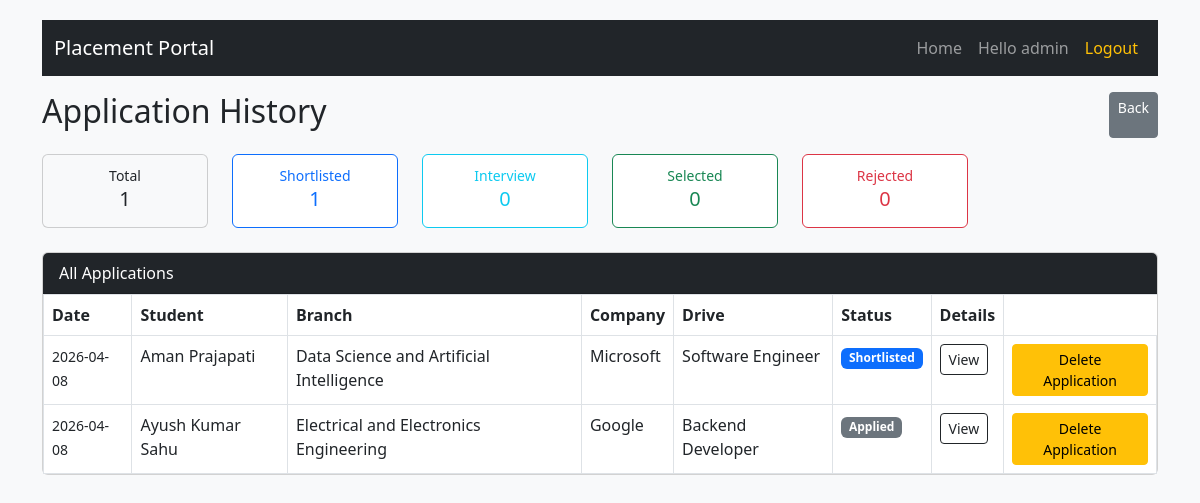
The app's page /admin/applications (signed in), older data.
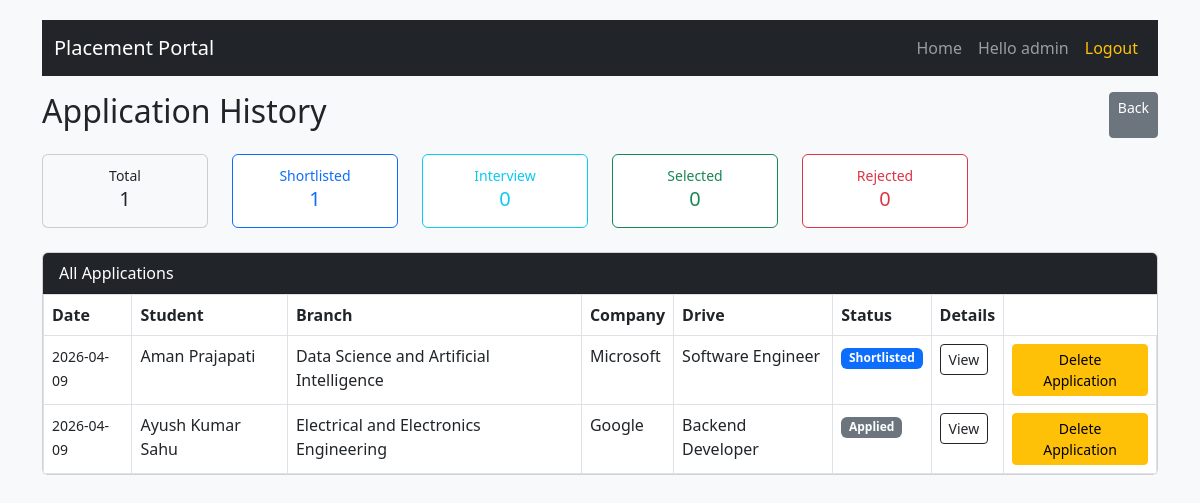
The same page, newer data.
### database/models.py (models this page shows)
class User(db.Model, UserMixin):
    __tablename__ = 'user'
    id = db.Column(db.Integer, primary_key=True)
    username = db.Column(db.String(50), unique=True, nullable=False)
    hashedpassword = db.Column(db.String(length = 128), nullable=False)
    role = db.Column(db.String(20), nullable=False) # can be 'admin', 'company', 'student'
    status = db.Column(db.Boolean, default=True) # for blacklisitng purposes
    student_profile = db.relationship('Student', backref='user', uselist=False, cascade="all, delete-orphan")
    company_profile = db.relationship('Company', backref='user', uselist=False, cascade="all, delete-orphan")

class Application(db.Model):
    __tablename__ = 'application'
    id = db.Column(db.Integer, primary_key=True)
    student_id = db.Column(db.Integer, db.ForeignKey('student.id'), nullable=False)
    job_id = db.Column(db.Integer, db.ForeignKey('placements.id'), nullable=False)
    status = db.Column(db.String(20), default='Applied', nullable=False)
    date = db.Column(db.DateTime, default=datetime.now)
    __table_args__ = (
        db.UniqueConstraint('student_id', 'job_id', name='unique_student_job_application'),
    )

class Student(db.Model):
    __tablename__ = 'student'
    id = db.Column(db.Integer, primary_key=True)
    user_id = db.Column(db.Integer, db.ForeignKey('user.id'), unique=True, nullable=False)
    name = db.Column(db.String(100), nullable=False)
    contact = db.Column(db.String(20))
    education = db.Column(db.String(200))
    skills = db.Column(db.Text)
    resume = db.Column(db.String(255))
    college = db.Column(db.String(200))
    branch = db.Column(db.String(100))
    dob = db.Column(db.Date)
    country = db.Column(db.String(100))
    state = db.Column(db.String(100))
    address = db.Column(db.Text)
    applications = db.relationship('Application', backref='student', lazy=True, cascade="all, delete-orphan")

class Company(db.Model):
    __tablename__ = 'company'
    id = db.Column(db.Integer, primary_key=True)
    user_id = db.Column(db.Integer, db.ForeignKey('user.id'), unique=True, nullable=False)
    company_name = db.Column(db.String(100), nullable=False)
    industry = db.Column(db.String(100),nullable = False)
    HRcontact = db.Column(db.String(10),nullable = False)
    approval = db.Column(db.Boolean, default=False) # Approval of the Admin for the company
    drives = db.relationship('Placements', backref='company', lazy=True, cascade="all, delete-orphan")

class Placements(db.Model):
    __tablename__ = 'placements'
    id = db.Column(db.Integer, primary_key=True)
    company_id = db.Column(db.Integer, db.ForeignKey('company.id'), nullable=False)
    title = db.Column(db.String(100), nullable=False)
    description = db.Column(db.Text, nullable=False)
    reqSkills = db.Column(db.Text)
    experience = db.Column(db.String(50))
    salary = db.Column(db.String(50))
    deadline = db.Column(db.DateTime)
    website = db.Column(db.String(255))
    is_rejected = db.Column(db.Boolean, default=False)
    status = db.Column(db.Boolean, default=True) # Company can close the drive
    admin_approval = db.Column(db.Boolean, default=False) # Admin approves the drive
    applications = db.relationship('Application', backref='placements', lazy=True, cascade="all, delete-orphan")

### routes/admin_mgmt.py (the view)
@app.route('/admin/applications')
@login_required
@role_required('admin')
def admin_applications():
    all_apps = models.Application.query.order_by(models.Application.date.desc()).all()
    counts = {
        'Applied': 0,
        'Shortlisted': 0,
        'Interview': 0,
        'Selected': 0,
        'Rejected': 0
    }
    for x in all_apps:
        if x.status in counts:
            counts[x.status]  = counts[x.status] + 1
    return render_template(
        'applications_mgmt.html',
        applications=all_apps,
        status_counts=counts
    )

### app.py (called while the page is built)
@login_manager.user_loader
def load_user(user_id):
    return models.User.query.get(int(user_id))

def role_required(*roles):
    def wrapper(fn):
        @wraps(fn)
        def decorated_view(*args,**kwargs):
            if not current_user.is_authenticated:
                return login_manager.unauthorized()
            if current_user.role not in roles:
                flash("You do not have permission to access this page", "danger")
                return redirect(url_for('login'))
            return fn(*args , **kwargs)
        return decorated_view
    return wrapper

### templates/applications_mgmt.html (shortened to what this page needs)
{% extends "base.html" %}
{% block content %}
<div class="d-flex justify-content-between mb-3">
    <h2>Application History</h2>
    <a href="{{url_for('admin_dashboard')}}" class="btn btn-secondary btn-sm">Back</a>
</div>
<div class="row mb-3 text-center">
    <div class="col-md-2 mb-2">
        <div class="card bg-light">
            <div class="card-body p-2">
                <small>Total</small>
                <h5>{{ status_counts['Applied'] }}</h5>
            </div>
        </div>
    </div>
    <div class="col-md-2 mb-2">
        <div class="card border-primary">
            <div class="card-body p-2">
                <small class="text-primary">Shortlisted</small>
                <h5 class="text-primary">{{status_counts['Shortlisted']}}</h5>
            </div>
        </div>
    </div>
    <div class="col-md-2 mb-2">
        <div class="card border-info">
            <div class="card-body p-2">
                <small class="text-info">Interview</small>
                <h5 class="text-info">{{ status_counts['Interview'] }}</h5>
            </div>
        </div>
    </div>
    <div class="col-md-2 mb-2">
        <div class="card border-success">
            <div class="card-body p-2">
                <small class="text-success">Selected</small>
                <h5 class="text-success">{{status_counts['Selected']}}</h5>
            </div>
        </div>
    </div>
    <div class="col-md-2 mb-2">
        <div class="card border-danger">
            <div class="card-body p-2">
                <small class="text-danger">Rejected</small>
                <h5 class="text-danger">{{ status_counts['Rejected'] }}</h5>
            </div>
        </div>
    </div>
</div>
<div class="card mb-4">
    <div class="card-header bg-dark text-white">
        All Applications
    </div>
    <div class="table-responsive">
        <table class="table table-bordered table-hover mb-0">
            <tr>
                <th>Date</th>
                <th>Student</th>
                <th>Branch</th>
                <th>Company</th>
                <th>Drive</th>
                <th>Status</th>
                <th>Details</th>
            </tr>
            {% if applications %}
                {% for app in applications %}
                <tr>
                    <td><small>{{app.date.strftime('%Y-%m-%d')}}</small></td>
                    <td>{{ app.student.name }}</td>
                    <td>{{ app.student.branch }}</td>
                    <td>{{app.placements.company.company_name}}</td>
                    <td>{{ app.placements.title }}</td>
                    <td>
                        {% if app.status == 'Applied' %}
                            <span class="badge bg-secondary">Applied</span>
                        {% elif app.status == 'Shortlisted' %}
                            <span class="badge bg-primary">Shortlisted</span>
                        {% elif app.status == 'Interview' %}
                            <span class="badge bg-info">Interview</span>
                        {% elif app.status == 'Selected' %}
                            <span class="badge bg-success">Selected</span>
                        {% elif app.status == 'Rejected' %}
                            <span class="badge bg-danger">Rejected</span>
                        {% else %}
                            <span class="badge bg-dark">{{ app.status }}</span>
                        {% endif %}
                    </td>
                    <td>
                        <button class="btn btn-sm btn-outline-dark"
                                data-bs-toggle="modal"
                                data-bs-target="#studentModal{{app.student.id}}">
                            View
                        </button>
                    </td>
                    <td>
                        <a href="{{ url_for('delete_appn', app_id=app.id) }}" class="btn btn-warning btn-sm">Delete Application</a>
                    </td>
                </tr>
                {% endfor %}
            {% else %}
                <tr>
                    <td colspan="6" class="text-center text-muted">
                        No applications yet
                    </td>
                </tr>
            {% endif %}
        </table>
    </div>
</div>
{% endblock %}

### templates/base.html (shortened to what this page needs)
<!DOCTYPE html>
<html lang="en">
<head>
    <link href="https://cdn.jsdelivr.net/npm/bootstrap@5.3.0/dist/css/bootstrap.min.css" rel="stylesheet">
</head>
<body>
<div class="container">
    <nav class="navbar navbar-expand-lg navbar-dark bg-dark mb-3">
        <div class="container-fluid">
            <a class="navbar-brand" href="{{ url_for('home') }}">Placement Portal</a>
            <div class="collapse navbar-collapse" id="navbarMenu">
                <ul class="navbar-nav ms-auto">
                    <li class="nav-item">
                        <a class="nav-link" href="{{ url_for('home') }}">Home</a>
                    </li>
                    {% if current_user.is_authenticated %}
                        <li class="nav-item">
                            <span class="nav-link">Hello {{ current_user.username }}</span>
                        </li>
                        <li class="nav-item">
                            <a class="nav-link text-warning" href="{{ url_for('logout') }}">Logout</a>
                        </li>
                    {% endif %}
                </ul>
            </div>
        </div>
    </nav>
    <div class="mt-2">
        {% block content %}{% endblock %}
    </div>
</div>
</body>
</html>

### templates/base.html (style rules this page uses)
body { margin-top: 20px; background-color: #f8f9fa; }

Row changes from the older to the newer data that the page shows:
changed Application "Aman Prajapati": date "2026-04-08" → "2026-04-09"
changed Application "Ayush Kumar Sahu": date "2026-04-08" → "2026-04-09"
